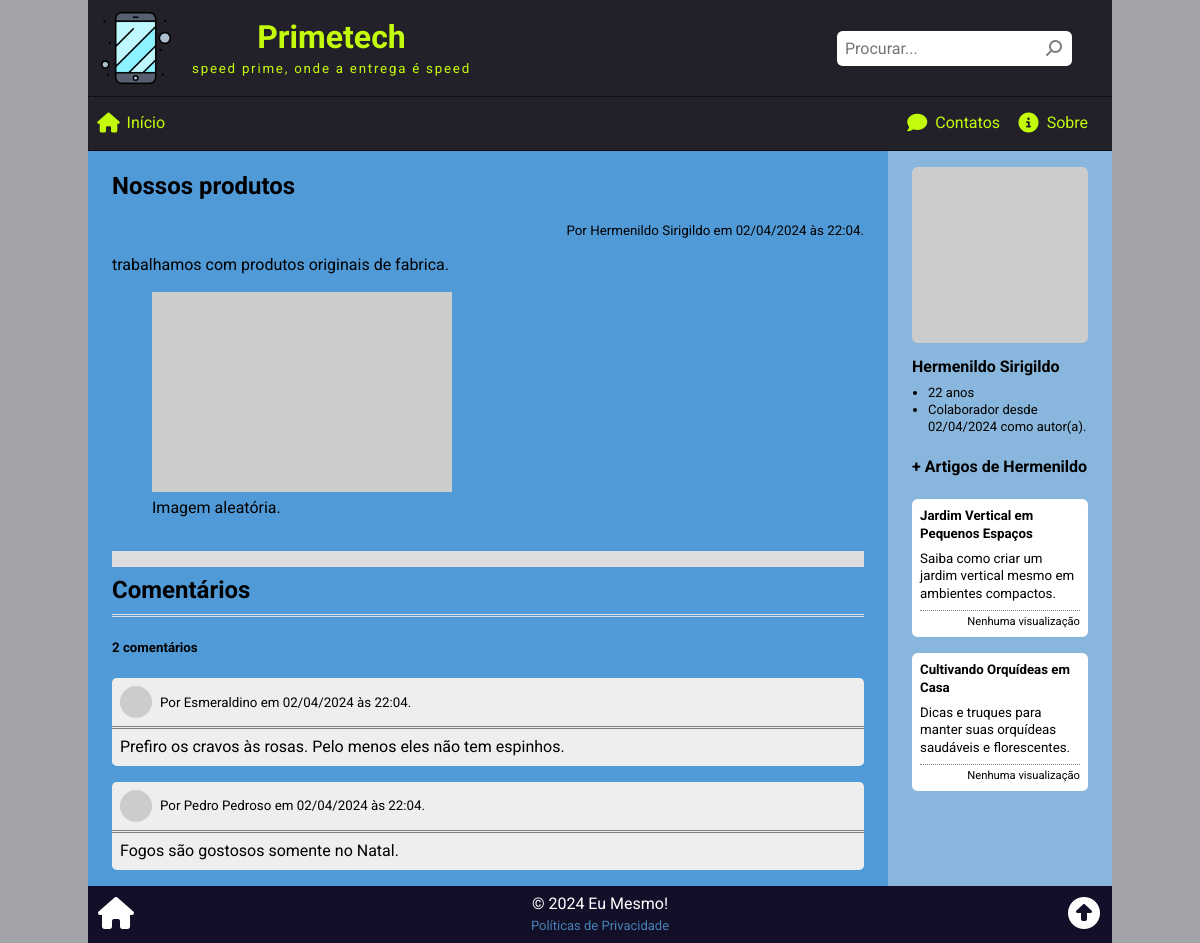
Screenshot of /view.php?id=2 with the database file from the repository.
### tables this page shows
CREATE TABLE article (
    art_id INT PRIMARY KEY AUTO_INCREMENT,
    art_date TIMESTAMP DEFAULT CURRENT_TIMESTAMP,
    art_thumbnail VARCHAR(255),
    art_title VARCHAR(127),
    art_summary VARCHAR(255),
    art_author INT,
    art_content TEXT,
    art_views INT DEFAULT '0',
    art_status ENUM('on', 'off', 'del') DEFAULT 'on',
    FOREIGN KEY (art_author) REFERENCES employee(emp_id)
);

CREATE TABLE employee (
    emp_id INT PRIMARY KEY AUTO_INCREMENT,
    emp_date TIMESTAMP DEFAULT CURRENT_TIMESTAMP,
    emp_photo VARCHAR(255),
    emp_name VARCHAR(127) NOT NULL,
    emp_birth DATE,
    emp_email VARCHAR(255) NOT NULL,
    emp_password VARCHAR(63) NOT NULL,
    emp_type ENUM('admin', 'author', 'moderator') DEFAULT 'moderator',
    emp_status ENUM('on', 'off', 'del') DEFAULT 'on'
);

CREATE TABLE comment (
    cmt_id INT PRIMARY KEY AUTO_INCREMENT,
    cmt_date TIMESTAMP DEFAULT CURRENT_TIMESTAMP,
    cmt_article INT,
    cmt_social_id VARCHAR(255),
    cmt_social_name VARCHAR(255),
    cmt_social_photo VARCHAR(255),
    cmt_social_email VARCHAR(255),
    cmt_content TEXT,
    cmt_status ENUM('on', 'off', 'del') DEFAULT 'on',
    FOREIGN KEY (cmt_article) REFERENCES article(art_id)
);

### view.php (the view, shortened to what this page needs)
<?php
require("_global.php");
$id = isset($_GET['id']) ? intval($_GET['id']) : 0;
$sql = <<<SQL
SELECT
 	-- Obtém os campos de article necessários
 	art_id, art_title, art_content,
    -- Obtém a data formatada para o pseudo-campo art_datebr
    -- Referência: https://www.w3schools.com/sql/func_mysql_date_format.asp
    DATE_FORMAT(art_date, "%d/%m/%Y às %H:%i") AS art_datebr,
    -- Obtém os campos de employee necessários
    emp_id, emp_photo, emp_name, emp_type,
    -- Obtém a data formatada de cadastro do emplyee para o pseudo-campo emp_datebr
    DATE_FORMAT(emp_date, "%d/%m/%Y") AS emp_datebr,
    -- Obtém a idade do employee em anos
    -- Referências: https://www.w3schools.com/sql/func_mysql_timediff.asp
    TIMESTAMPDIFF(YEAR, emp_birth, CURDATE()) AS emp_age
-- Tabela original
FROM `article`
-- Faz a junção das tabelas 'article' e 'employee'
INNER JOIN `employee` ON art_author = emp_id
-- Regras para obter os dados
WHERE art_id = '{$id}'
	-- A data deve ser menor ou igual a agora
    -- Não obtém artigos agendados para o futuro
	AND art_date <= NOW()
    -- O artigo deve estar online
    AND art_status = 'on';
SQL;
$res = $conn->query($sql);
$art = $res->fetch_assoc();
$article = <<<ART
<div class="article">
    <h2>{$art['art_title']}</h2>
    <small class="authordate">Por {$art['emp_name']} em {$art['art_datebr']}.</small>
    <div>{$art['art_content']}</div>
</div>
ART;
$sql = <<<SQL
UPDATE article
    SET art_views = art_views + 1
WHERE art_id = '{$id}';
SQL;
$conn->query($sql);
switch ($art['emp_type']) {
    case 'author':
        $emp_type = 'autor(a)';
        break;
};
$aside_author = <<<HTML
<div class="aside-author">
    <img src="{$art['emp_photo']}" alt="{$art['emp_name']}">
    <h4>{$art['emp_name']}</h4>
    <ul>
        <li>{$art['emp_age']} anos</li>
        <li>Colaborador desde {$art['emp_datebr']} como {$emp_type}.</li>
    </ul>
</div>
HTML;
$sql = <<<SQL
-- Seleciona
SELECT
	-- os campos necessários
	art_id, art_title, art_summary, art_views
-- da tabela 'article'
FROM `article`
-- quando
WHERE
	-- o id do author é este
	art_author = '{$art['emp_id']}'
    -- não pegar o artigo atual
    AND art_id != '{$art['art_id']}'
    -- data atual ou no passado
    AND art_date <= NOW()
    -- status online
    AND art_status = 'on'
-- ordenados de forma aleatória
-- Referências: https://w3schools.com/sql/func_mysql_rand.asp
ORDER BY RAND()
-- limitado ao máximo de 3 registros
LIMIT 3;
SQL;
$res = $conn->query($sql);
$afn = explode(' ', $art['emp_name'])[0];
$aside_articles = <<<HTML
    <div class="aside_block">
        <h4>+ Artigos de {$afn}</h4>
HTML;
while ($aart = $res->fetch_assoc()) :
    if ($aart['art_views'] == 0) $art_views = "Nenhuma visualização";
    elseif ($aart['art_views'] == 1) $art_views = "1 visualização";
    else $art_views = "{$aart['art_views']} visualizações";
    $aside_articles .= <<<HTML
<div onclick="location.href = 'view.php?id={$aart['art_id']}'">
    <h5>{$aart['art_title']}</h5>
    <small title="{$aart['art_summary']}">{$aart['art_summary']}</small>
    <small class="footer">{$art_views}</small>
</div>
HTML;
endwhile;
$aside_articles .= '</div>';
require('_header.php');
?>
<article>
    <?php
    echo $article;
    require('widgets/_comments.php');
    ?>
</article>
<aside>
    <?php
    echo $aside_author;
    echo $aside_articles;
    ?>
</aside>
<?php
require('_footer.php');
?>

### widgets/_comments.php (shortened to what this page needs)
<?php
$sql = <<<SQL
SELECT
cmt_id, cmt_social_name, cmt_social_photo, cmt_content,
DATE_FORMAT(cmt_date, "%d/%m/%Y às %H:%i") AS cmt_datebr
FROM comment
WHERE
	cmt_article = '{$id}'
    AND cmt_status = 'on'
ORDER BY cmt_date DESC;
SQL;
$res = $conn->query($sql);
$cmt_total = $res->num_rows;
if ($cmt_total == 0) $view_total = '<h5>Nenhum comentário</h5>';
elseif ($cmt_total == 1) $view_total = '<h5>1 comentário</h5>';
else $view_total = "<h5>{$cmt_total} comentários</h5>";
if ($cmt_total > 0) :
    $comments_view = '';
    while ($cmt = $res->fetch_assoc()) :
        $cmt_content = htmlspecialchars(trim($cmt['cmt_content']));
        $comments_view .= <<<HTML
<div class="cmt_box">
    <div class="cmt_header">
        <img src="{$cmt['cmt_social_photo']}" alt="{$cmt['cmt_social_name']}">
        <small>Por {$cmt['cmt_social_name']} em {$cmt['cmt_datebr']}.</small>
    </div>
    <div class="cmt_body">{$cmt_content}</div>
</div>
HTML;
    endwhile;
else :
    $comments_view = '<p class="center">Seja o(a) primeiro(a) a comentar.</p>';
endif;
?>
<div class="comment_section">
    <h2 id="comment">Comentários</h2>
    <div id="commentBox"></div>
    <?php echo $view_total ?>
    <?php echo html_entity_decode($comments_view) ?>
</div>

### assets/css/global.css (style rules this page uses)
* { box-sizing: border-box; outline: none; }
html, body { position: relative; width: 100%; height: 100%; padding: 0; margin: 0; font-family: 'Roboto', Arial, Helvetica, sans-serif; font-size: 16px; line-height: 1.3; }
body { background-color: rgba(103, 104, 114, 0.6); background-image: url('../img/back01.png'); background-attachment: fixed; background-position: center; background-repeat: repeat; }
main article, main aside { padding: 0 1.5rem; }
main article { background-color: rgba(71, 153, 220, 0.9); flex-grow: 1; }
main aside { background-color: rgba(135, 184, 225, 0.9); min-height: 5rem; }
@media only screen and (min-width: 768px) { main aside { min-width: 14rem; max-width: 14rem; } }
.authordate { display: block; }
@media screen and (min-width: 768px) { .authordate { text-align: right; } }
.aside_block div { background-color: #ffffff; padding: .5rem; border-radius: .35rem; margin-bottom: 1rem; }
.aside_block h5 { margin: 0; }
.aside_block small { display: block; margin-top: .5rem; }
.aside_block small.footer { border-top: 1px dotted grey; padding-top: .25rem; font-size: 70%; text-align: right; }

### assets/css/view.css (style rules this page uses)
.aside-author { margin-top: 1rem; }
.aside-author img, .aside_article img { width: 100%; height: auto; }
.aside-author img { border-radius: .35rem; }
.aside-author h4 { margin: .5rem 0; }
.aside-author ul { font-size: small; margin: 0; padding: 0; padding-left: 1rem; }
.comment_section h2 { margin: 2rem 0 0 0; border-top: 1rem solid #ddd; padding: .5rem 0; }
#commentBox { border-bottom: 3px double #ddd; }
.cmt_box { background-color: #eee; margin-bottom: 1rem; border-radius: .3rem; }
.cmt_header { display: flex; align-items: center; padding: .5rem; border-bottom: 3px double grey; }
.cmt_header img { display: block; width: 2rem; border-radius: 50%; margin-right: .5rem; }
.cmt_body { padding: .5rem; }

### rows the page displays
article: art_title "Nossos produtos", art_author.emp_name "Hermenildo Sirigildo", art_content "trabalhamos com produtos originais de fabrica. Imagem aleatória.", art_author.emp_type "autor(a)", art_author.emp_name "Hermenildo"
comment: cmt_social_name "Esmeraldino", cmt_datebr "02/04/2024 às 22:04", cmt_content "Prefiro os cravos às rosas. Pelo menos eles não tem espinhos."
comment: cmt_social_name "Pedro Pedroso", cmt_datebr "02/04/2024 às 22:04", cmt_content "Fogos são gostosos somente no Natal."
article: art_title "Jardim Vertical em Pequenos Espaços", art_summary "Saiba como criar um jardim vertical mesmo em ambientes compactos.", art_views "Nenhuma visualização"
article: art_title "Cultivando Orquídeas em Casa", art_summary "Dicas e truques para manter suas orquídeas saudáveis e florescentes.", art_views "Nenhuma visualização"

### other values shown
$site["title"] "Primetech"
$site["slogan"] "speed prime, onde a entrega é speed"
$art['art_datebr'] "02/04/2024 às 22:04"
$cmt_total "2"
$art['emp_age'] "22"
$art['emp_datebr'] "02/04/2024"
